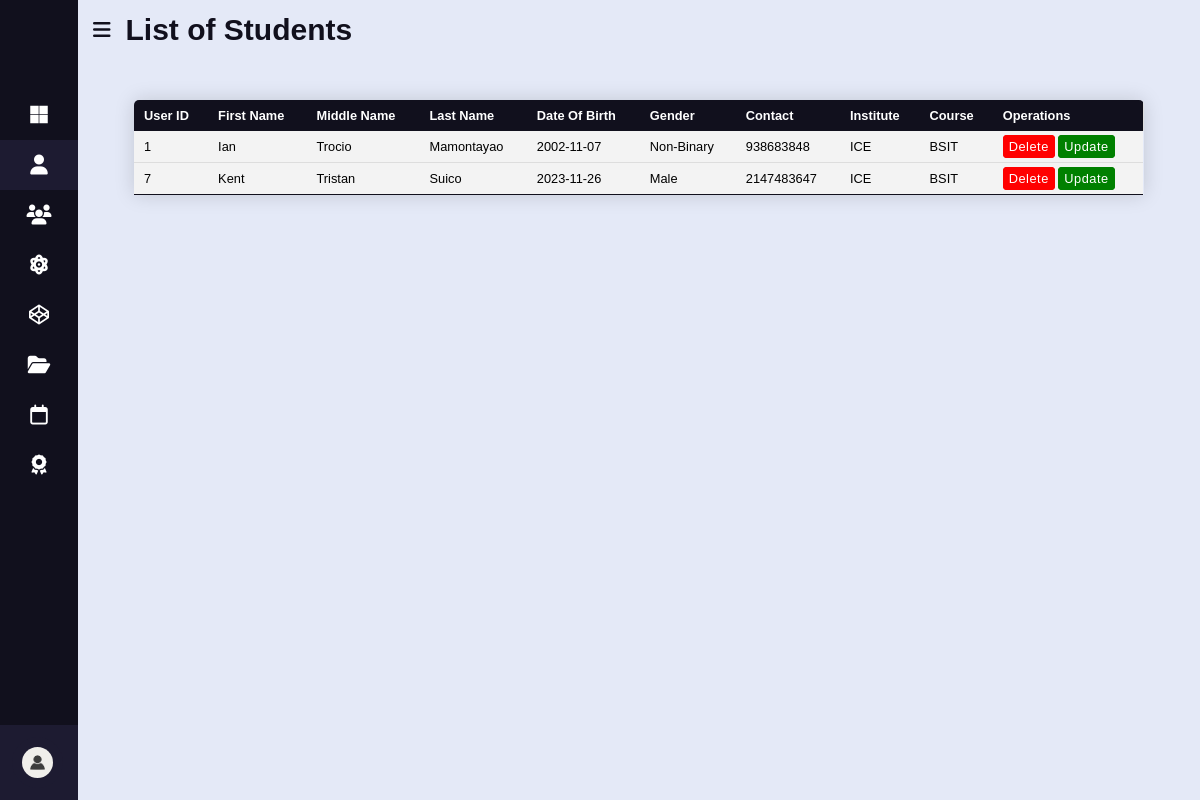
Screenshot of /grading-system/student/student-list.php (signed in) with the database file from the repository.
### tables this page shows
CREATE TABLE `student` (
  `ID` int(11) NOT NULL,
  `USERNAME` varchar(50) NOT NULL,
  `PASSWORD` varchar(255) NOT NULL,
  `ROLE` varchar(50) NOT NULL,
  `FIRST_NAME` varchar(100) NOT NULL,
  `MIDDLE_NAME` varchar(100) NOT NULL,
  `LAST_NAME` varchar(100) NOT NULL,
  `BIRTH_DATE` date NOT NULL,
  `GENDER` varchar(50) NOT NULL,
  `PUROK` varchar(100) NOT NULL,
  `BARANGAY` varchar(100) NOT NULL,
  `MUNICIPALITY` varchar(100) NOT NULL,
  `PROVINCE` varchar(100) NOT NULL,
  `ZIP_CODE` int(100) NOT NULL,
  `CONTACT_NUM` int(100) NOT NULL,
  `INSTITUTE` varchar(100) NOT NULL,
  `COURSE` varchar(100) NOT NULL,
  `GUARDIAN` varchar(100) NOT NULL,
  `GUARD_CONTACT` int(100) NOT NULL,
  `GUARD_ADDRESS` varchar(100) NOT NULL
);

### grading-system/student/student-list.php (the view, shortened to what this page needs)
<!DOCTYPE html>
<html lang="en">
<head>
    <link rel="stylesheet" href="https://cdnjs.cloudflare.com/ajax/libs/font-awesome/6.2.1/css/all.min.css" />
    <link rel="stylesheet" href="../CSS/main.css" />
    <link rel="stylesheet" href="../CSS/tables.css">
</head>
<body>
    <?php  if (isset($_SESSION["ROLE"])):
          ?>
    <div class="sidebar close">
        <div class="logo">
        </div>
        <ul class="nav-list">
            <li>
                <a href="../index.php">
                    <i class="fab fa-microsoft"></i>
                </a>
            </li>
            <li class="see">
                <div class="icon-link">
                    <a href="students.php">
                        <i class="fa-solid fa-user"></i>
                    </a>
                </div>
            </li>
            <li>
                <div class="icon-link">
                    <a href="../faculty/faculty.php">
                        <i class="fa-solid fa-users"></i>
                    </a>
                </div>
            </li>
            <li>
                <div class="icon-link">
                    <a href="../subject/subject.php">
                        <i class="fa-solid fa-atom"></i>
                    </a>
                </div>
            </li>
            <li>
                <div class="icon-link">
                    <a href="../course/course.php">
                        <i class="fab fa-codepen"></i>
                    </a>
                </div>
            </li>
            <li>
                <div class="icon-link">
                    <a href="../institute/institute.php">
                        <i class="fa-solid fa-folder-open"></i>
                    </a>
                </div>
            </li>
            <li>
                <div class="icon-link">
                    <a href="../semester/semester.php">
                        <i class="fa-regular fa-calendar"></i>
                    </a>
                </div>
            </li>
            <li>
                <div class="icon-link">
                    <a href="../grade/grade.php">
                        <i class="fa-solid fa-award"></i>
                    </a>
                </div>
            </li>
            <li>
                <div class="profile-details">
                    <div class="profile-content">
                        <a href="../profile.php?update=<?= $_SESSION["ROLE"]; ?>"><img src="../img/user.jpg"
                                alt="" /></a>
                    </div>
                    <div class="name-job">
                    </div>
                    <a href="../login.php"><i class="fas fa-right-to-bracket"></i></a>
                </div>
            </li>
        </ul>
    </div>
    <div class="home-section">
        <div class="home-content">
            <i class="fas fa-bars"></i>
            <span class="text">List of Students</span>
        </div>
        <?php
      require_once("../db.php");
        $Query = "SELECT * FROM student";
        $studentResult = mysqli_query($con, $Query);
      ?>
        <table class="content-table">
            <thead>
                <tr>
                    <th>User ID</th>
                    <th>First Name</th>
                    <th>Middle Name</th>
                    <th>Last Name</th>
                    <th>Date Of Birth</th>
                    <th>Gender</th>
                    <th>Contact</th>
                    <th>Institute</th>
                    <th>Course</th>
                    <th colspan="2">Operations</th>
                </tr>
            </thead>
            <tbody>
                <?php
                while($row=mysqli_fetch_assoc( $studentResult))
                {
                    $UserID = $row['ID'];
                    $FIRST_NAME = $row['FIRST_NAME'];
                    $MIDDLE_NAME = $row['MIDDLE_NAME'];
                    $LAST_NAME = $row['LAST_NAME'];
                    $BIRTH_DATE = $row['BIRTH_DATE'];
                    $GENDER = $row['GENDER'];
                    $CONTACT_NUM = $row['CONTACT_NUM'];
                    $INSTITUTE = $row['INSTITUTE'];
                    $COURSE = $row['COURSE'];
              ?>
                <tr>
                    <td><?php echo $UserID ?></td>
                    <td><?php echo $FIRST_NAME ?></td>
                    <td><?php echo $MIDDLE_NAME ?></td>
                    <td><?php echo $LAST_NAME ?></td>
                    <td><?php echo $BIRTH_DATE ?></td>
                    <td><?php echo $GENDER ?></td>
                    <td><?php echo $CONTACT_NUM ?></td>
                    <td><?php echo $INSTITUTE ?></td>
                    <td><?php echo $COURSE ?></td>
                    <td>
                        <a href="students.php?delete=<?= $row['ID']; ?>">Delete</a>
                        <a href="update.php?update=<?= $row['ID']; ?>">Update</a>
                    </td>
                </tr>
                <?php
                                    }
                            ?>
            </tbody>
        </table>
    </div>
    <?php else: ?>
    <?php require_once("../login.php"); ?>
    <?php endif; ?>
</body>
</html>

### grading-system/CSS/main.css (style rules this page uses)
* { margin: 0; padding: 0; box-sizing: border-box; font-family: "Poppins", sans-serif; }
:root { --poppins: "Poppins", sans-serif; --lato: "Lato", sans-serif; --light: #f9f9f9; --blue: #3c91e6; --light-blue: #cfe8ff; --grey: #eee; --dark-grey: #aaaaaa; --dark: #342e37; --red: #db504a; --yellow: #ffce26; --light-yellow: #fff2c6; --orange: #fd7238; --light-orange: #ffe0d3; }
.sidebar { position: fixed; top: 0; left: 0; height: 100%; width: 260px; background-color: #11101d; z-index: 100; transition: all 0.5s ease; }
.sidebar.close { width: 78px; }
.sidebar .logo { height: 60px; display: flex; width: 100%; align-items: center; }
.sidebar .nav-list { height: 100%; padding: 30px 0 150px 0; overflow: auto; }
.sidebar .nav-list .see { background-color: #1d1b31; }
.sidebar.close .nav-list { overflow: visible; }
.sidebar .nav-list li { position: relative; list-style: none; transition: all 0.4s ease; }
.sidebar .nav-list li .icon-link { display: flex; align-items: center; justify-content: space-between; }
.sidebar.close .nav-list li .icon-link { display: block; }
.sidebar .nav-list li i { height: 50px; min-width: 78px; text-align: center; line-height: 50px; color: #fff; font-size: 20px; cursor: pointer; transition: all 0.3s ease; }
.sidebar .nav-list li a { display: flex; align-items: center; text-decoration: none; }
.profile-details { position: fixed; bottom: 0; width: 260px; display: flex; align-items: center; justify-content: space-between; background-color: #1d1b31; padding: 12px 0; transition: all 0.5s ease; }
.sidebar.close .profile-details { background-color: none; width: 78px; }
.profile-details .profile-content { display: flex; align-items: center; }
.profile-details .profile-content img { height: 51px; width: 51px; border-radius: 50%; object-fit: cover; margin: 0 14px 0 12px; background-color: #1d1b31; transition: all 0.5s ease; }
.sidebar.close .profile-details .profile-content img { padding: 10px; }
.home-section { position: relative; height: 100vh; width: calc(100% - 260px); left: 260px; background-color: #e4e9f7; transition: all 0.5s ease; }
.sidebar.close ~ .home-section { left: 78px; width: calc(100% - 78px); }
.home-section .home-content { display: flex; height: 60px; align-items: center; }
.home-section .home-content i, .home-section .home-content .text { color: #11101d; font-size: 20px; }
.home-section .home-content i { margin: 0 15px; cursor: pointer; }
.home-section .home-content .text { white-space: nowrap; font-size: 30px; font-weight: 600; }

### grading-system/CSS/tables.css (style rules this page uses)
* { font-family: sans-serif; }
.content-table { border-collapse: collapse; font-size: 0.8em; width: 90%; border-radius: 5px 5px 0 0; overflow: hidden; box-shadow: 0 0 20px rgba(0, 0, 0, 0.15); margin: 0 auto; margin-top: 40px; }
.content-table thead tr { background-color: #11101d; color: #ffffff; text-align: left; font-weight: bold; border-right: 1px solid #dddddd; }
.content-table th, .content-table td { padding: 8px 10px; }
.content-table tbody tr td a { border-radius: 4px; background-color: red; border: 2px solid red; color: white; text-decoration: none; padding: 2px 4px; font-size: 1em; letter-spacing: 0.5px; }
.content-table tbody tr td a:nth-child(2) { background-color: green; border: 2px solid green; }
.content-table tbody tr { border-bottom: 1px solid #dddddd; background-color: #f3f3f3; }
.content-table tbody tr:nth-of-type(even) { background-color: #f3f3f3; }
.content-table tbody tr:last-of-type { border-bottom: 1.5px solid #11101d; }

### rows the page displays
student: ID "1", FIRST_NAME "Ian", MIDDLE_NAME "Trocio", LAST_NAME "Mamontayao", BIRTH_DATE "2002-11-07", GENDER "Non-Binary", CONTACT_NUM "938683848", INSTITUTE "ICE", COURSE "BSIT"
student: ID "7", FIRST_NAME "Kent", MIDDLE_NAME "Tristan", LAST_NAME "Suico", BIRTH_DATE "2023-11-26", GENDER "Male", CONTACT_NUM "2147483647", INSTITUTE "ICE", COURSE "BSIT"
